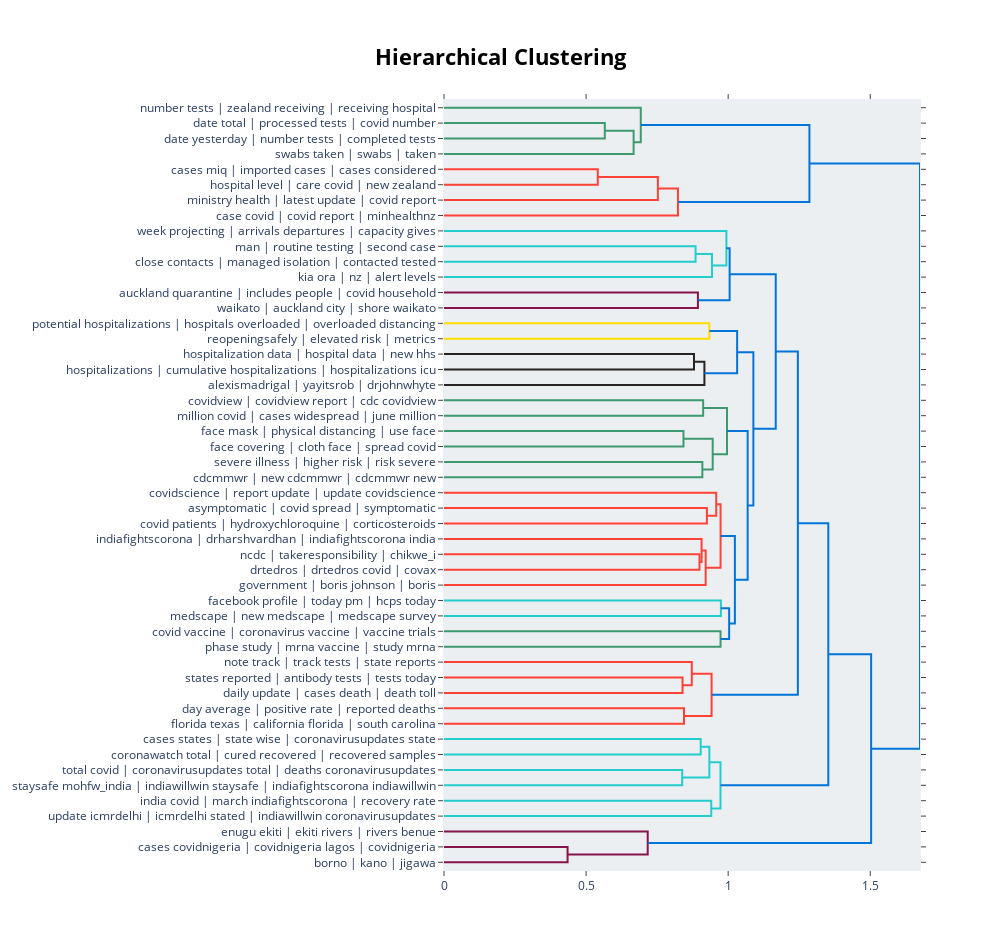

Notebook cell for this chart:
### Code cell
# hierarchical topic visualization
topic_model_real.visualize_hierarchy(custom_labels=True) #false for default labels

### Figure 1 — Plotly figure (JSON) as saved in the notebook; plotly's stock layout.template omitted (floating-point values rounded to 4 significant figures)
{"data": [{"hoverinfo": "text", "marker": {"color": "rgb(61,153,112)"}, "mode": "lines", "type": "scatter", "x": [0, 0.5659, 0.5659, 0], "xaxis": "x", "y": [-15, -15, -25, -25], "yaxis": "y"}, {"hoverinfo": "text", "marker": {"color": "rgb(61,153,112)"}, "mode": "lines", "type": "scatter", "x": [0.5659, 0.6673, 0.6673, 0], "xaxis": "x", "y": [-20, -20, -35, -35], "yaxis": "y"}, {"hoverinfo": "text", "marker": {"color": "rgb(61,153,112)"}, "mode": "lines", "type": "scatter", "x": [0, 0.6925, 0.6925, 0.6673], "xaxis": "x", "y": [-5, -5, -27.5, -27.5], "yaxis": "y"}, {"hoverinfo": "text", "marker": {"color": "rgb(255,65,54)"}, "mode": "lines", "type": "scatter", "x": [0, 0.5412, 0.5412, 0], "xaxis": "x", "y": [-45, -45, -55, -55], "yaxis": "y"}, {"hoverinfo": "text", "marker": {"color": "rgb(255,65,54)"}, "mode": "lines", "type": "scatter", "x": [0.5412, 0.7527, 0.7527, 0], "xaxis": "x", "y": [-50, -50, -65, -65], "yaxis": "y"}, {"hoverinfo": "text", "marker": {"color": "rgb(255,65,54)"}, "mode": "lines", "type": "scatter", "x": [0.7527, 0.8233, 0.8233, 0], "xaxis": "x", "y": [-57.5, -57.5, -75, -75], "yaxis": "y"}, {"hoverinfo": "text", "marker": {"color": "rgb(0,116,217)"}, "mode": "lines", "type": "scatter", "x": [0.6925, 1.286, 1.286, 0.8233], "xaxis": "x", "y": [-16.25, -16.25, -66.25, -66.25], "yaxis": "y"}, {"hoverinfo": "text", "marker": {"color": "rgb(35,205,205)"}, "mode": "lines", "type": "scatter", "x": [0, 0.8854, 0.8854, 0], "xaxis": "x", "y": [-95, -95, -105, -105], "yaxis": "y"}, {"hoverinfo": "text", "marker": {"color": "rgb(35,205,205)"}, "mode": "lines", "type": "scatter", "x": [0.8854, 0.9431, 0.9431, 0], "xaxis": "x", "y": [-100, -100, -115, -115], "yaxis": "y"}, {"hoverinfo": "text", "marker": {"color": "rgb(35,205,205)"}, "mode": "lines", "type": "scatter", "x": [0, 0.9938, 0.9938, 0.9431], "xaxis": "x", "y": [-85, -85, -107.5, -107.5], "yaxis": "y"}, {"hoverinfo": "text", "marker": {"color": "rgb(133,20,75)"}, "mode": "lines", "type": "scatter", "x": [0, 0.8936, 0.8936, 0], "xaxis": "x", "y": [-125, -125, -135, -135], "yaxis": "y"}, {"hoverinfo": "text", "marker": {"color": "rgb(0,116,217)"}, "mode": "lines", "type": "scatter", "x": [0.9938, 1.005, 1.005, 0.8936], "xaxis": "x", "y": [-96.25, -96.25, -130, -130], "yaxis": "y"}, {"hoverinfo": "text", "marker": {"color": "rgb(255,220,0)"}, "mode": "lines", "type": "scatter", "x": [0, 0.9338, 0.9338, 0], "xaxis": "x", "y": [-145, -145, -155, -155], "yaxis": "y"}, {"hoverinfo": "text", "marker": {"color": "rgb(40,35,35)"}, "mode": "lines", "type": "scatter", "x": [0, 0.8798, 0.8798, 0], "xaxis": "x", "y": [-165, -165, -175, -175], "yaxis": "y"}, {"hoverinfo": "text", "marker": {"color": "rgb(40,35,35)"}, "mode": "lines", "type": "scatter", "x": [0.8798, 0.9165, 0.9165, 0], "xaxis": "x", "y": [-170, -170, -185, -185], "yaxis": "y"}, {"hoverinfo": "text", "marker": {"color": "rgb(0,116,217)"}, "mode": "lines", "type": "scatter", "x": [0.9338, 1.032, 1.032, 0.9165], "xaxis": "x", "y": [-150, -150, -177.5, -177.5], "yaxis": "y"}, {"hoverinfo": "text", "marker": {"color": "rgb(61,153,112)"}, "mode": "lines", "type": "scatter", "x": [0, 0.912, 0.912, 0], "xaxis": "x", "y": [-195, -195, -205, -205], "yaxis": "y"}, {"hoverinfo": "text", "marker": {"color": "rgb(61,153,112)"}, "mode": "lines", "type": "scatter", "x": [0, 0.8428, 0.8428, 0], "xaxis": "x", "y": [-215, -215, -225, -225], "yaxis": "y"}, {"hoverinfo": "text", "marker": {"color": "rgb(61,153,112)"}, "mode": "lines", "type": "scatter", "x": [0, 0.9092, 0.9092, 0], "xaxis": "x", "y": [-235, -235, -245, -245], "yaxis": "y"}, {"hoverinfo": "text", "marker": {"color": "rgb(61,153,112)"}, "mode": "lines", "type": "scatter", "x": [0.8428, 0.9456, 0.9456, 0.9092], "xaxis": "x", "y": [-220, -220, -240, -240], "yaxis": "y"}, {"hoverinfo": "text", "marker": {"color": "rgb(61,153,112)"}, "mode": "lines", "type": "scatter", "x": [0.912, 0.9959, 0.9959, 0.9456], "xaxis": "x", "y": [-200, -200, -230, -230], "yaxis": "y"}, {"hoverinfo": "text", "marker": {"color": "rgb(255,65,54)"}, "mode": "lines", "type": "scatter", "x": [0, 0.9252, 0.9252, 0], "xaxis": "x", "y": [-265, -265, -275, -275], "yaxis": "y"}, {"hoverinfo": "text", "marker": {"color": "rgb(255,65,54)"}, "mode": "lines", "type": "scatter", "x": [0, 0.958, 0.958, 0.9252], "xaxis": "x", "y": [-255, -255, -270, -270], "yaxis": "y"}, {"hoverinfo": "text", "marker": {"color": "rgb(255,65,54)"}, "mode": "lines", "type": "scatter", "x": [0, 0.8991, 0.8991, 0], "xaxis": "x", "y": [-295, -295, -305, -305], "yaxis": "y"}, {"hoverinfo": "text", "marker": {"color": "rgb(255,65,54)"}, "mode": "lines", "type": "scatter", "x": [0, 0.9065, 0.9065, 0.8991], "xaxis": "x", "y": [-285, -285, -300, -300], "yaxis": "y"}, {"hoverinfo": "text", "marker": {"color": "rgb(255,65,54)"}, "mode": "lines", "type": "scatter", "x": [0.9065, 0.9209, 0.9209, 0], "xaxis": "x", "y": [-292.5, -292.5, -315, -315], "yaxis": "y"}, {"hoverinfo": "text", "marker": {"color": "rgb(255,65,54)"}, "mode": "lines", "type": "scatter", "x": [0.958, 0.9733, 0.9733, 0.9209], "xaxis": "x", "y": [-262.5, -262.5, -303.8, -303.8], "yaxis": "y"}, {"hoverinfo": "text", "marker": {"color": "rgb(35,205,205)"}, "mode": "lines", "type": "scatter", "x": [0, 0.9745, 0.9745, 0], "xaxis": "x", "y": [-325, -325, -335, -335], "yaxis": "y"}, {"hoverinfo": "text", "marker": {"color": "rgb(61,153,112)"}, "mode": "lines", "type": "scatter", "x": [0, 0.9732, 0.9732, 0], "xaxis": "x", "y": [-345, -345, -355, -355], "yaxis": "y"}, {"hoverinfo": "text", "marker": {"color": "rgb(0,116,217)"}, "mode": "lines", "type": "scatter", "x": [0.9745, 1.004, 1.004, 0.9732], "xaxis": "x", "y": [-330, -330, -350, -350], "yaxis": "y"}, {"hoverinfo": "text", "marker": {"color": "rgb(0,116,217)"}, "mode": "lines", "type": "scatter", "x": [0.9733, 1.024, 1.024, 1.004], "xaxis": "x", "y": [-283.1, -283.1, -340, -340], "yaxis": "y"}, {"hoverinfo": "text", "marker": {"color": "rgb(0,116,217)"}, "mode": "lines", "type": "scatter", "x": [0.9959, 1.069, 1.069, 1.024], "xaxis": "x", "y": [-215, -215, -311.6, -311.6], "yaxis": "y"}, {"hoverinfo": "text", "marker": {"color": "rgb(0,116,217)"}, "mode": "lines", "type": "scatter", "x": [1.032, 1.089, 1.089, 1.069], "xaxis": "x", "y": [-163.8, -163.8, -263.3, -263.3], "yaxis": "y"}, {"hoverinfo": "text", "marker": {"color": "rgb(0,116,217)"}, "mode": "lines", "type": "scatter", "x": [1.005, 1.167, 1.167, 1.089], "xaxis": "x", "y": [-113.1, -113.1, -213.5, -213.5], "yaxis": "y"}, {"hoverinfo": "text", "marker": {"color": "rgb(255,65,54)"}, "mode": "lines", "type": "scatter", "x": [0, 0.8395, 0.8395, 0], "xaxis": "x", "y": [-375, -375, -385, -385], "yaxis": "y"}, {"hoverinfo": "text", "marker": {"color": "rgb(255,65,54)"}, "mode": "lines", "type": "scatter", "x": [0, 0.872, 0.872, 0.8395], "xaxis": "x", "y": [-365, -365, -380, -380], "yaxis": "y"}, {"hoverinfo": "text", "marker": {"color": "rgb(255,65,54)"}, "mode": "lines", "type": "scatter", "x": [0, 0.8446, 0.8446, 0], "xaxis": "x", "y": [-395, -395, -405, -405], "yaxis": "y"}, {"hoverinfo": "text", "marker": {"color": "rgb(255,65,54)"}, "mode": "lines", "type": "scatter", "x": [0.872, 0.9416, 0.9416, 0.8446], "xaxis": "x", "y": [-372.5, -372.5, -400, -400], "yaxis": "y"}, {"hoverinfo": "text", "marker": {"color": "rgb(0,116,217)"}, "mode": "lines", "type": "scatter", "x": [1.167, 1.245, 1.245, 0.9416], "xaxis": "x", "y": [-163.3, -163.3, -386.2, -386.2], "yaxis": "y"}, {"hoverinfo": "text", "marker": {"color": "rgb(35,205,205)"}, "mode": "lines", "type": "scatter", "x": [0, 0.9033, 0.9033, 0], "xaxis": "x", "y": [-415, -415, -425, -425], "yaxis": "y"}, {"hoverinfo": "text", "marker": {"color": "rgb(35,205,205)"}, "mode": "lines", "type": "scatter", "x": [0, 0.8383, 0.8383, 0], "xaxis": "x", "y": [-435, -435, -445, -445], "yaxis": "y"}, {"hoverinfo": "text", "marker": {"color": "rgb(35,205,205)"}, "mode": "lines", "type": "scatter", "x": [0.9033, 0.9338, 0.9338, 0.8383], "xaxis": "x", "y": [-420, -420, -440, -440], "yaxis": "y"}, {"hoverinfo": "text", "marker": {"color": "rgb(35,205,205)"}, "mode": "lines", "type": "scatter", "x": [0, 0.9405, 0.9405, 0], "xaxis": "x", "y": [-455, -455, -465, -465], "yaxis": "y"}, {"hoverinfo": "text", "marker": {"color": "rgb(35,205,205)"}, "mode": "lines", "type": "scatter", "x": [0.9338, 0.973, 0.973, 0.9405], "xaxis": "x", "y": [-430, -430, -460, -460], "yaxis": "y"}, {"hoverinfo": "text", "marker": {"color": "rgb(0,116,217)"}, "mode": "lines", "type": "scatter", "x": [1.245, 1.352, 1.352, 0.973], "xaxis": "x", "y": [-274.8, -274.8, -445, -445], "yaxis": "y"}, {"hoverinfo": "text", "marker": {"color": "rgb(133,20,75)"}, "mode": "lines", "type": "scatter", "x": [0, 0.4349, 0.4349, 0], "xaxis": "x", "y": [-485, -485, -495, -495], "yaxis": "y"}, {"hoverinfo": "text", "marker": {"color": "rgb(133,20,75)"}, "mode": "lines", "type": "scatter", "x": [0, 0.7169, 0.7169, 0.4349], "xaxis": "x", "y": [-475, -475, -490, -490], "yaxis": "y"}, {"hoverinfo": "text", "marker": {"color": "rgb(0,116,217)"}, "mode": "lines", "type": "scatter", "x": [1.352, 1.503, 1.503, 0.7169], "xaxis": "x", "y": [-359.9, -359.9, -482.5, -482.5], "yaxis": "y"}, {"hoverinfo": "text", "marker": {"color": "rgb(0,116,217)"}, "mode": "lines", "type": "scatter", "x": [1.286, 1.675, 1.675, 1.503], "xaxis": "x", "y": [-41.25, -41.25, -421.2, -421.2], "yaxis": "y"}], "layout": {"autosize": false, "height": 950, "hoverlabel": {"bgcolor": "white", "font": {"family": "Rockwell", "size": 16}}, "hovermode": "closest", "plot_bgcolor": "#ECEFF1", "showlegend": false, "title": {"font": {"color": "Black", "size": 22}, "text": "<b>Hierarchical Clustering</b>", "x": 0.5, "xanchor": "center", "yanchor": "top"}, "width": 1000, "xaxis": {"mirror": "allticks", "rangemode": "tozero", "showgrid": false, "showline": true, "showticklabels": true, "ticks": "outside", "type": "linear", "zeroline": false}, "yaxis": {"mirror": "allticks", "range": [-500, 0], "rangemode": "tozero", "showgrid": false, "showline": true, "showticklabels": true, "tickmode": "array", "ticks": "outside", "ticktext": ["number tests | zealand receiving | receiving hospital", "date total | processed tests | covid number", "date yesterday | number tests | completed tests", "swabs taken | swabs | taken", "cases miq | imported cases | cases considered", "hospital level | care covid | new zealand", "ministry health | latest update | covid report", "case covid | covid report | minhealthnz", "week projecting | arrivals departures | capacity gives", "man | routine testing | second case", "close contacts | managed isolation | contacted tested", "kia ora | nz | alert levels", "auckland quarantine | includes people | covid household", "waikato | auckland city | shore waikato", "potential hospitalizations | hospitals overloaded | overloaded distancing", "reopeningsafely | elevated risk | metrics", "hospitalization data | hospital data | new hhs", "hospitalizations | cumulative hospitalizations | hospitalizations icu", "alexismadrigal | yayitsrob | drjohnwhyte", "covidview | covidview report | cdc covidview", "million covid | cases widespread | june million", "face mask | physical distancing | use face", "face covering | cloth face | spread covid", "severe illness | higher risk | risk severe", "cdcmmwr | new cdcmmwr | cdcmmwr new", "covidscience | report update | update covidscience", "asymptomatic | covid spread | symptomatic", "covid patients | hydroxychloroquine | corticosteroids", "indiafightscorona | drharshvardhan | indiafightscorona india", "ncdc | takeresponsibility | chikwe_i", "drtedros | drtedros covid | covax", "government | boris johnson | boris", "facebook profile | today pm | hcps today", "medscape | new medscape | medscape survey", "covid vaccine | coronavirus vaccine | vaccine trials", "phase study | mrna vaccine | study mrna", "note track | track tests | state reports", "states reported | antibody tests | tests today", "daily update | cases death | death toll", "day average | positive rate | reported deaths", "florida texas | california florida | south carolina", "cases states | state wise | coronavirusupdates state", "coronawatch total | cured recovered | recovered samples", "total covid | coronavirusupdates total | deaths coronavirusupdates", "staysafe mohfw_india | indiawillwin staysafe | indiafightscorona indiawillwin", "india covid | march indiafightscorona | recovery rate", "update icmrdelhi | icmrdelhi stated | indiawillwin coronavirusupdates", "enugu ekiti | ekiti rivers | rivers benue", "cases covidnigeria | covidnigeria lagos | covidnigeria", "borno | kano | jigawa"], "tickvals": [-5, -15, -25, -35, -45, -55, -65, -75, -85, -95, -105, -115, -125, -135, -145, -155, -165, -175, -185, -195, -205, -215, -225, -235, -245, -255, -265, -275, -285, -295, -305, -315, -325, -335, -345, -355, -365, -375, -385, -395, -405, -415, -425, -435, -445, -455, -465, -475, -485, -495], "type": "linear", "zeroline": false}}}
